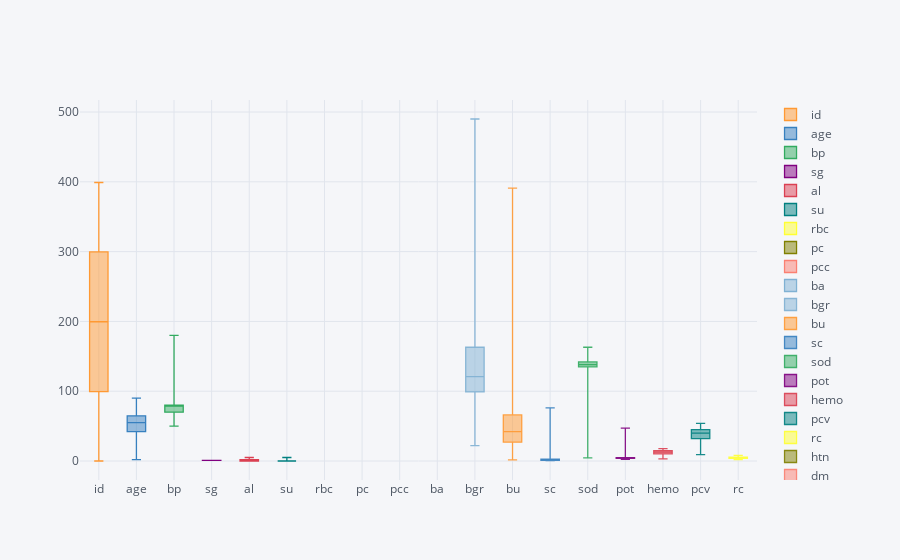

Write notebook code for a chart like this one.
### Markdown cell above
## Boxplot

### Code cell
data.drop(['wc'], axis=1).iplot(kind='box')

### Figure 1 — Plotly figure (JSON) as saved in the notebook; plotly's stock layout.template omitted (floating-point values rounded to 4 significant figures; data arrays with more than 128 entries replaced by an {"elided": "..."} marker saying what was removed)
{"data": [{"boxpoints": false, "line": {"width": 1.3}, "marker": {"color": "rgba(255, 153, 51, 1.0)"}, "name": "id", "orientation": "v", "type": "box", "uid": "f795c000-59d5-4e82-96d3-a093ae28e5fb", "y": {"elided": "400 int values"}}, {"boxpoints": false, "line": {"width": 1.3}, "marker": {"color": "rgba(55, 128, 191, 1.0)"}, "name": "age", "orientation": "v", "type": "box", "uid": "eaa7cd35-fb5c-437d-baa1-2c1d3b45c26b", "y": {"elided": "400 int values"}}, {"boxpoints": false, "line": {"width": 1.3}, "marker": {"color": "rgba(50, 171, 96, 1.0)"}, "name": "bp", "orientation": "v", "type": "box", "uid": "1c793db3-3bc2-406c-91d0-7369ba0eda1c", "y": {"elided": "400 int values"}}, {"boxpoints": false, "line": {"width": 1.3}, "marker": {"color": "rgba(128, 0, 128, 1.0)"}, "name": "sg", "orientation": "v", "type": "box", "uid": "f72cb6fe-cb99-404e-a63e-12048b9c7294", "y": {"elided": "400 float values"}}, {"boxpoints": false, "line": {"width": 1.3}, "marker": {"color": "rgba(219, 64, 82, 1.0)"}, "name": "al", "orientation": "v", "type": "box", "uid": "c4de9c87-9589-4019-bad9-60e1c2008b5a", "y": {"elided": "400 int values"}}, {"boxpoints": false, "line": {"width": 1.3}, "marker": {"color": "rgba(0, 128, 128, 1.0)"}, "name": "su", "orientation": "v", "type": "box", "uid": "2325eefa-51e5-4d01-b08a-2d3cf8d00571", "y": {"elided": "400 int values"}}, {"boxpoints": false, "line": {"width": 1.3}, "marker": {"color": "rgba(255, 255, 51, 1.0)"}, "name": "rbc", "orientation": "v", "type": "box", "uid": "17bfd50b-18a7-4294-b445-948db40cf5b9", "y": {"elided": "400 str values"}}, {"boxpoints": false, "line": {"width": 1.3}, "marker": {"color": "rgba(128, 128, 0, 1.0)"}, "name": "pc", "orientation": "v", "type": "box", "uid": "1dc5ab13-d221-45d1-bae0-4a2d0400dc2c", "y": {"elided": "400 str values"}}, {"boxpoints": false, "line": {"width": 1.3}, "marker": {"color": "rgba(251, 128, 114, 1.0)"}, "name": "pcc", "orientation": "v", "type": "box", "uid": "77b812e4-ce4a-43ee-ac34-863ff3d2d801", "y": {"elided": "400 str values"}}, {"boxpoints": false, "line": {"width": 1.3}, "marker": {"color": "rgba(128, 177, 211, 1.0)"}, "name": "ba", "orientation": "v", "type": "box", "uid": "a42cf0f3-f253-416a-9001-60f0840d9372", "y": {"elided": "400 str values"}}, {"boxpoints": false, "line": {"width": 1.3}, "marker": {"color": "rgba(128, 177, 211, 0.8999999999999999)"}, "name": "bgr", "orientation": "v", "type": "box", "uid": "d2a52569-b2f4-45eb-ad10-83bdf8429822", "y": {"elided": "400 int values"}}, {"boxpoints": false, "line": {"width": 1.3}, "marker": {"color": "rgba(255, 153, 51, 0.8999999999999999)"}, "name": "bu", "orientation": "v", "type": "box", "uid": "1ff5fdde-e5b4-4e3f-85fb-82858ca55a90", "y": {"elided": "400 float values"}}, {"boxpoints": false, "line": {"width": 1.3}, "marker": {"color": "rgba(55, 128, 191, 0.8999999999999999)"}, "name": "sc", "orientation": "v", "type": "box", "uid": "31e102c5-d8a8-446f-a2d7-5c7c5895a915", "y": {"elided": "400 float values"}}, {"boxpoints": false, "line": {"width": 1.3}, "marker": {"color": "rgba(50, 171, 96, 0.8999999999999999)"}, "name": "sod", "orientation": "v", "type": "box", "uid": "474fb418-c188-4757-b6a8-86783c1426c8", "y": {"elided": "400 float values"}}, {"boxpoints": false, "line": {"width": 1.3}, "marker": {"color": "rgba(128, 0, 128, 0.8999999999999999)"}, "name": "pot", "orientation": "v", "type": "box", "uid": "04636d70-f56f-4794-893e-b1bdbd50cde0", "y": {"elided": "400 float values"}}, {"boxpoints": false, "line": {"width": 1.3}, "marker": {"color": "rgba(219, 64, 82, 0.8999999999999999)"}, "name": "hemo", "orientation": "v", "type": "box", "uid": "6f1c134b-f0eb-47c3-aa23-7d0a8684b016", "y": {"elided": "400 float values"}}, {"boxpoints": false, "line": {"width": 1.3}, "marker": {"color": "rgba(0, 128, 128, 0.8999999999999999)"}, "name": "pcv", "orientation": "v", "type": "box", "uid": "db0cb6c2-bd53-4cb5-9750-7f244ef50934", "y": {"elided": "400 str values"}}, {"boxpoints": false, "line": {"width": 1.3}, "marker": {"color": "rgba(255, 255, 51, 0.8999999999999999)"}, "name": "rc", "orientation": "v", "type": "box", "uid": "2f079c37-ac0c-444b-9563-86e2845a8350", "y": {"elided": "400 str values"}}, {"boxpoints": false, "line": {"width": 1.3}, "marker": {"color": "rgba(128, 128, 0, 0.8999999999999999)"}, "name": "htn", "orientation": "v", "type": "box", "uid": "d0f0e164-2de0-4467-83b1-399931109467", "y": {"elided": "400 str values"}}, {"boxpoints": false, "line": {"width": 1.3}, "marker": {"color": "rgba(251, 128, 114, 0.8999999999999999)"}, "name": "dm", "orientation": "v", "type": "box", "uid": "7e0807ec-d8bf-4442-ada5-de64890208ff", "y": {"elided": "400 str values"}}, {"boxpoints": false, "line": {"width": 1.3}, "marker": {"color": "rgba(251, 128, 114, 0.7999999999999998)"}, "name": "cad", "orientation": "v", "type": "box", "uid": "57342662-7efa-4efb-afab-758b610fafe5", "y": {"elided": "400 str values"}}, {"boxpoints": false, "line": {"width": 1.3}, "marker": {"color": "rgba(128, 177, 211, 0.7999999999999998)"}, "name": "appet", "orientation": "v", "type": "box", "uid": "2037ef09-060a-410c-8c3d-26a0324dfe0e", "y": {"elided": "400 str values"}}, {"boxpoints": false, "line": {"width": 1.3}, "marker": {"color": "rgba(255, 153, 51, 0.7999999999999998)"}, "name": "pe", "orientation": "v", "type": "box", "uid": "5c382ef0-17fd-497d-8a7e-0e372ab7a046", "y": {"elided": "400 str values"}}, {"boxpoints": false, "line": {"width": 1.3}, "marker": {"color": "rgba(55, 128, 191, 0.7999999999999998)"}, "name": "ane", "orientation": "v", "type": "box", "uid": "95e7a313-d54f-406e-95b1-51a28b7e868e", "y": {"elided": "400 str values"}}, {"boxpoints": false, "line": {"width": 1.3}, "marker": {"color": "rgba(50, 171, 96, 0.7999999999999998)"}, "name": "classification", "orientation": "v", "type": "box", "uid": "5a1c29c3-4795-4635-854e-92d8f98ec040", "y": {"elided": "400 str values"}}], "layout": {"legend": {"bgcolor": "#F5F6F9", "font": {"color": "#4D5663"}}, "paper_bgcolor": "#F5F6F9", "plot_bgcolor": "#F5F6F9", "title": {"font": {"color": "#4D5663"}}, "xaxis": {"gridcolor": "#E1E5ED", "showgrid": true, "tickfont": {"color": "#4D5663"}, "title": {"font": {"color": "#4D5663"}, "text": ""}, "zerolinecolor": "#E1E5ED"}, "yaxis": {"gridcolor": "#E1E5ED", "showgrid": true, "tickfont": {"color": "#4D5663"}, "title": {"font": {"color": "#4D5663"}, "text": ""}, "zerolinecolor": "#E1E5ED"}}}
